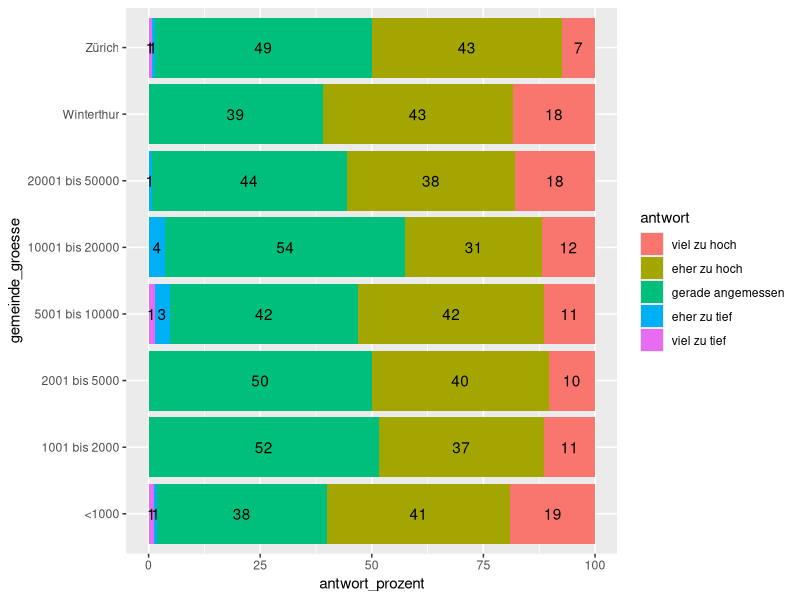

R code for this plot:
## ---- chunk 1
library(readr)
library(dplyr)
library(ggplot2)
## ---- chunk 2
befragung <- read_csv("daten/KTZH_00001341_00002759_frage7a1.csv")
## ---- chunk 3

befragung |> 
    glimpse()

befragung |> 
  count(geschlecht)

befragung |> 
    count(alter) # In welcher Reihenfolge sind die Werte der Variable geordnet?

befragung |> 
    count(bezirk_name) # In welcher Reihenfolge sind die Werte der Variable geordnet?

befragung |> 
    count(gemeinde_groesse) # In welcher Reihenfolge sind die Werte der Variable geordnet?

befragung |> 
    count(antwort) # In welcher Reihenfolge sind die Werte der Variable geordnet?

## ---- chunk 4
antwort_levels <- c("viel zu hoch", 
                    "eher zu hoch", 
                    "gerade angemessen", 
                    "eher zu tief", 
                    "viel zu tief")

gemeinde_groesse_level <- c("<1000",
                            "1001 bis 2000",
                            "2001 bis 5000",
                            "5001 bis 10000",
                            "10001 bis 20000",
                            "20001 bis 50000",
                            "Winterthur",
                            "Zürich")

befragung_fct <- befragung |>
    mutate(antwort = factor(antwort, levels = antwort_levels)) |> 
    mutate(gemeinde_groesse = factor(gemeinde_groesse, 
                                     levels = gemeinde_groesse_level))
## ---- chunk 5
befragung_sum_gemeinde <- befragung_fct |> 
    group_by(gemeinde_groesse, antwort) |> 
    summarise(antwort_anzahl = n()) |> 
    mutate(antwort_prozent = antwort_anzahl / sum(antwort_anzahl) * 100)
## ---- chunk 6
ggplot(data = befragung_sum_gemeinde,
       mapping = aes(x = antwort_prozent, 
                     y = gemeinde_groesse, 
                     fill = antwort)) +
    geom_col() +
    geom_text(aes(label = round(antwort_prozent, 0)),  
              position = position_stack(vjust = 0.5)) 
